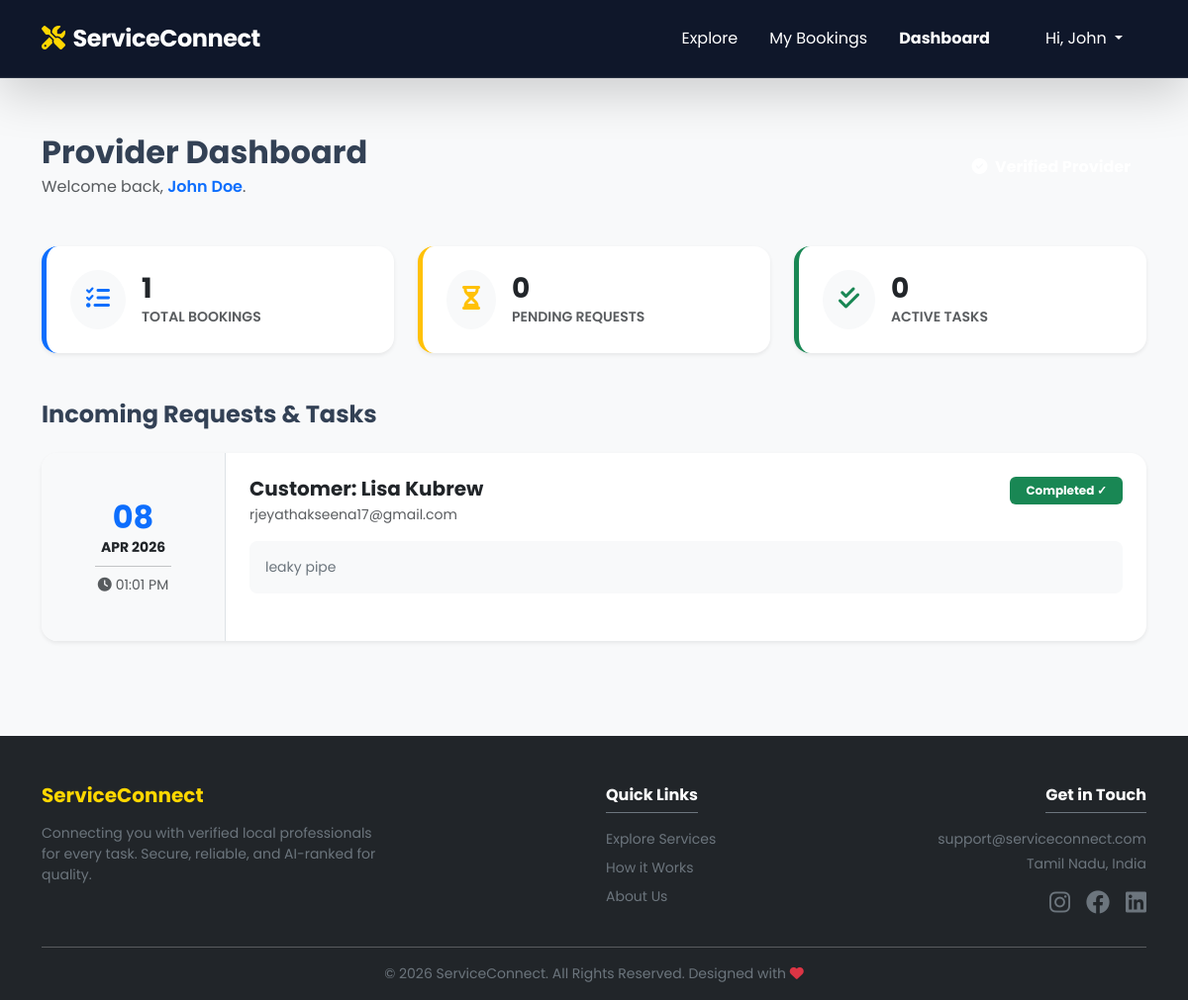
Before: /dashboard/ (signed in) with the older database file.
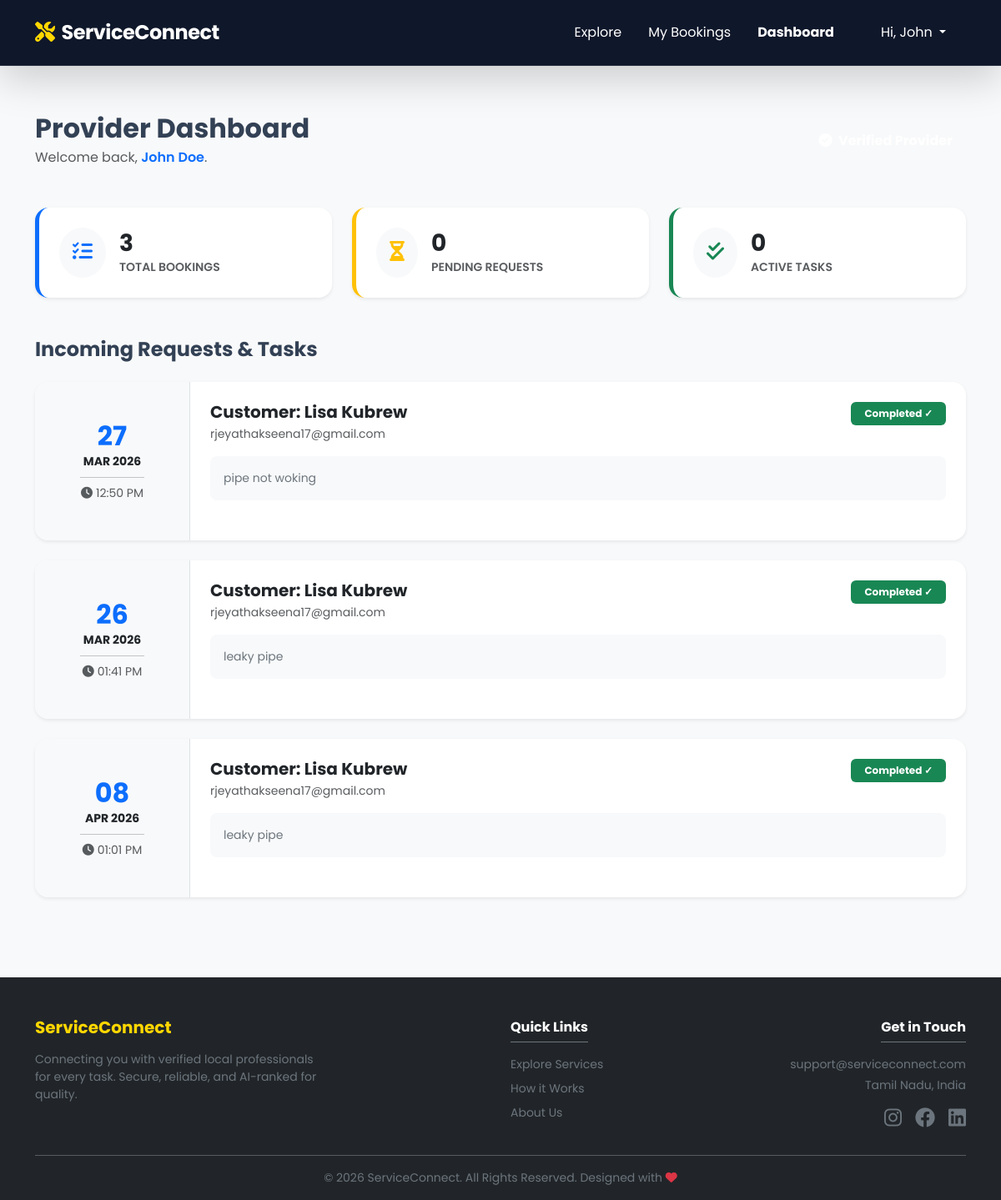
After: the same page with the newer database file.
### services/models.py (models this page shows, shortened)
class Booking(models.Model):
    STATUS_CHOICES = [
        ('pending', 'Pending'),
        ('confirmed', 'Confirmed'),
        ('completed', 'Completed'),
        ('cancelled', 'Cancelled'),
    ]
    user = models.ForeignKey(User, on_delete=models.CASCADE, related_name='bookings')
    provider = models.ForeignKey(ServiceProvider, on_delete=models.CASCADE, related_name='provider_bookings')
    service_date = models.DateField()
    service_time = models.TimeField()
    description = models.TextField()
    status = models.CharField(max_length=20, choices=STATUS_CHOICES, default='pending')
    created_at = models.DateTimeField(auto_now_add=True)

### services/views.py (the view)
# urls.py: path('dashboard/', views.provider_dashboard, name='provider_dashboard'),
@login_required
def provider_dashboard(request):
    try:
        provider = ServiceProvider.objects.get(user=request.user)
        bookings = Booking.objects.filter(provider=provider).order_by('-created_at')
        stats = {
            'total': bookings.count(),
            'pending': bookings.filter(status='pending').count(),
            'active': bookings.filter(status='confirmed').count(),
        }
        context = {
            'provider': provider,
            'bookings': bookings,
            'stats': stats,
        }
        return render(request, 'services/provider_dashboard.html', context)
    except ServiceProvider.DoesNotExist:
        messages.error(request, "You must be a registered provider to access this dashboard.")
        return redirect('home')

### templates/services/provider_dashboard.html (shortened to what the changed rows need)
{% extends 'base.html' %}
{% load static %}
{% block content %}
<div class="container py-5 mt-2">
    <div class="row align-items-center mb-5">
        <div class="col-md-8">
            <h2 class="fw-bold mb-1">Provider Dashboard</h2>
        </div>
    </div>
    <div class="row g-4 mb-5">
        <div class="col-md-4">
            <div class="card border-0 shadow-sm p-4 rounded-4 bg-white border-start border-primary border-5">
                <div class="d-flex align-items-center">
                    <div>
                        <h3 class="fw-bold mb-0">{{ stats.total }}</h3>
                        <small class="text-muted fw-semibold text-uppercase">Total Bookings</small>
                    </div>
                </div>
            </div>
        </div>
    </div>
    <div class="row g-4">
        {% for booking in bookings %}
        <div class="col-12">
            <div class="card border-0 shadow-sm rounded-4 overflow-hidden">
                <div class="row g-0">
                    <div class="col-md-2 bg-light d-flex flex-column align-items-center justify-content-center p-3 text-center border-end">
                        <h2 class="fw-bold mb-0 text-primary">{{ booking.service_date|date:"d" }}</h2>
                        <span class="text-uppercase fw-bold small">{{ booking.service_date|date:"M Y" }}</span>
                        <hr class="w-50 my-2">
                        <span class="small text-muted"><i class="fa-solid fa-clock me-1"></i>{{ booking.service_time|time:"h:i A" }}</span>
                    </div>
                    <div class="col-md-10 p-4">
                        <div class="d-flex justify-content-between align-items-start mb-3">
                            <div>
                                <h5 class="fw-bold mb-1">Customer: {{ booking.user.get_full_name }}</h5>
                                <p class="text-muted small mb-0">{{ booking.user.email }}</p>
                            </div>
                            {% if booking.status == 'pending' %}
                                <span class="badge bg-warning text-dark px-3 py-2">Pending Review</span>
                            {% elif booking.status == 'confirmed' %}
                                <span class="badge bg-primary px-3 py-2">Confirmed</span>
                            {% elif booking.status == 'completed' %}
                                <span class="badge bg-success px-3 py-2">Completed ✓</span>
                            {% else %}
                                <span class="badge bg-secondary px-3 py-2">Cancelled</span>
                            {% endif %}
                        </div>
                        <div class="bg-light p-3 rounded-3 mb-4">
                            <p class="mb-0 text-secondary small">{{ booking.description }}</p>
                        </div>
                    </div>
                </div>
            </div>
        </div>
        {% empty %}
        <div class="col-12 text-center py-5 bg-white rounded-4 border border-dashed">
            <h3 class="fw-bold opacity-25">No bookings yet!</h3>
        </div>
        {% endfor %}
    </div>
</div>
{% endblock %}

Changed rows visible on the page:
added Booking: service_date "27", service_date "MAR 2026", service_time "12:50 PM", user.get_full_name "Lisa Kubrew", user.email "rjeyathakseena17@gmail.com", status "Completed ✓", description "pipe not woking"
added Booking: service_date "26", service_date "MAR 2026", service_time "01:41 PM", user.get_full_name "Lisa Kubrew", user.email "rjeyathakseena17@gmail.com", status "Completed ✓", description "leaky pipe"
Other visible differences:
{{ stats.total }}: "1" → "3"
